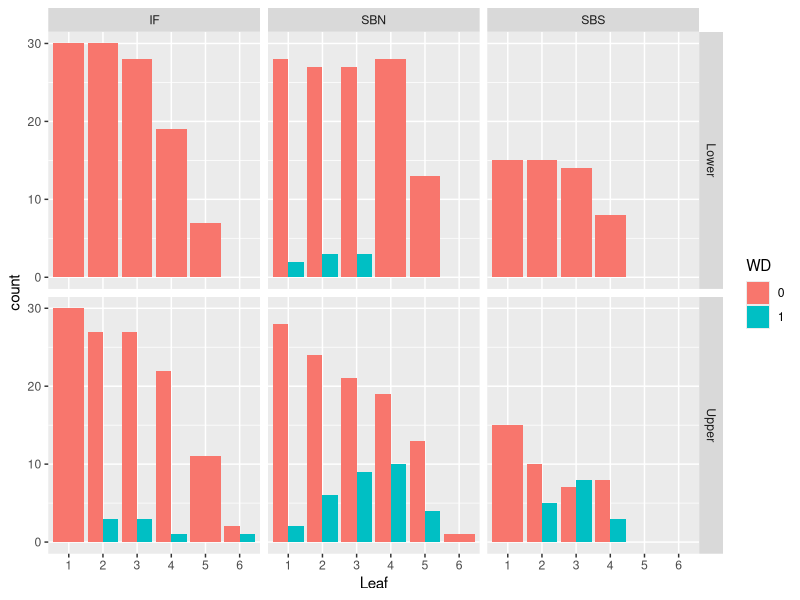
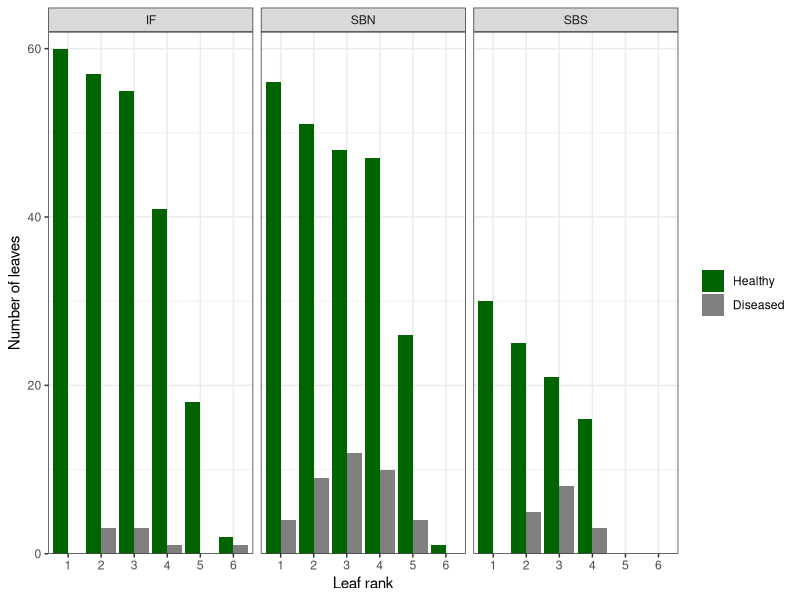

Here is the R script that generated these plots, in order:
library(tidyverse)
library(readxl)

or <- read_xlsx(path = "oregon-leaf2/Data_WD_OR_2019_Comparison.xlsx",sheet="data final",trim_ws = TRUE)
head(or)

summary(or)
or$Estuary <- as.factor(or$Estuary)
or$Site <- as.factor(or$Site)
levels(or$Estuary)
levels(or$Site)
leaf <- tibble("Site"=or$Site,"Depth"=or$Depth,"Shoot"=or$`Shoot #`,"Leaf"=or$`Leaf #`,WD=or$`Wasting Disease?`)
head(leaf)
leaf$WD <- gsub("1","0",leaf$WD)
leaf$WD <- gsub("2","1",leaf$WD)

leaf$Leaf <- as.factor(leaf$Leaf)
ggplot(leaf,aes(x=Leaf,fill=WD))+geom_bar(position = "dodge")+facet_grid(rows=vars(Depth),cols = vars(Site))
ggplot(leaf,aes(x=Leaf,fill=WD))+geom_bar(position = position_dodge(preserve = "single"))+
  facet_wrap(~Site)+
  scale_y_continuous(expand = c(0,0),limits=c(0,62))+
  theme_bw()+
  scale_fill_manual(values=c("darkgreen","grey50"),labels=c("Healthy","Diseased"))+
  xlab("Leaf rank")+
  ylab("Number of leaves")+
  theme(legend.title = element_blank())

leaf_summ <- leaf %>%
  group_by(Site,Depth,Leaf)%>%
  summarise(n=length(WD),diseased=length(WD[WD==1]),healthy=length(WD[WD==0]),
            prevalence=diseased/n)
leaf_summ2 <- leaf %>%
  group_by(Site,Leaf)%>%
  summarise(n=length(WD),diseased=length(WD[WD==1]),healthy=length(WD[WD==0]),
            prevalence=diseased/n)

leaf23 <- subset(leaf,Leaf=="2" | Leaf=="3")
head(leaf23)
leaf23$WD <- as.integer(leaf23$WD)
m1 <- glm(WD~Leaf,data=leaf23, family=binomial)
summary(m1)
m2 <- glm(WD~Leaf*Site,data=leaf23, family=binomial)
summary(m2)
drop1(m2)
